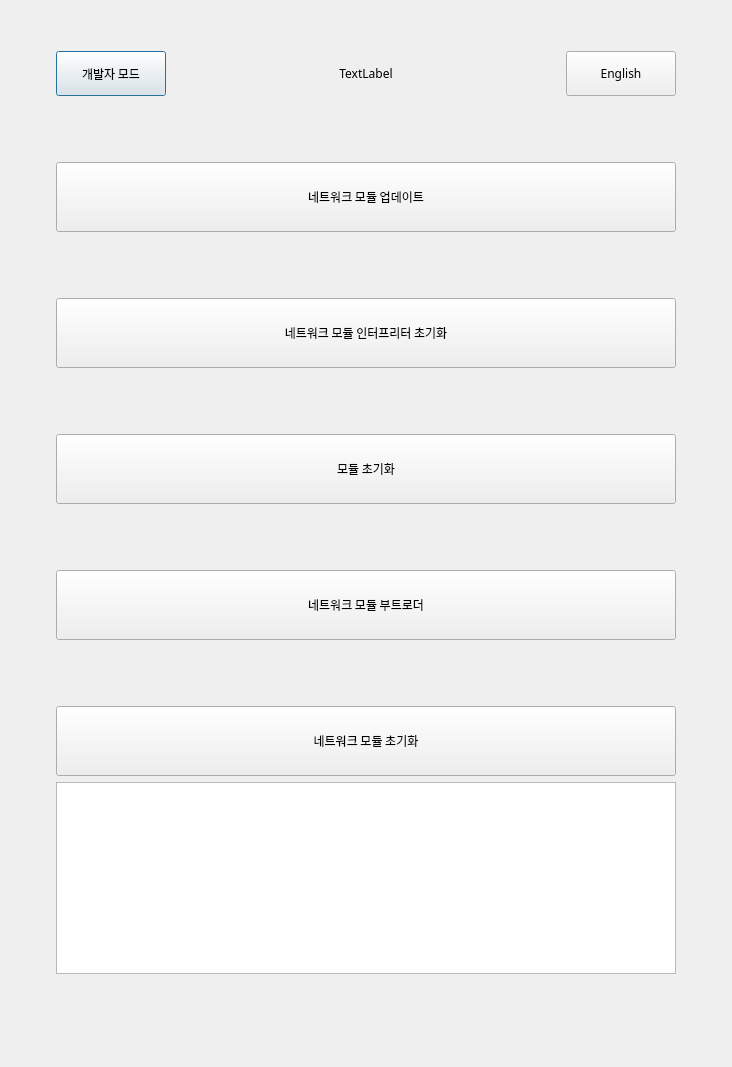
<?xml version="1.0" encoding="UTF-8"?>
<ui version="4.0">
 <class>MODI_FIRMWARE_UPDATER</class>
 <widget class="QDialog" name="MODI_FIRMWARE_UPDATER">
  <property name="geometry">
   <rect>
    <x>0</x>
    <y>0</y>
    <width>732</width>
    <height>1067</height>
   </rect>
  </property>
  <property name="sizePolicy">
   <sizepolicy hsizetype="MinimumExpanding" vsizetype="MinimumExpanding">
    <horstretch>0</horstretch>
    <verstretch>0</verstretch>
   </sizepolicy>
  </property>
  <property name="minimumSize">
   <size>
    <width>732</width>
    <height>783</height>
   </size>
  </property>
  <property name="maximumSize">
   <size>
    <width>744</width>
    <height>16777215</height>
   </size>
  </property>
  <property name="font">
   <font>
    <family>LuxHanSans</family>
   </font>
  </property>
  <property name="focusPolicy">
   <enum>Qt::StrongFocus</enum>
  </property>
  <property name="windowTitle">
   <string>Dialog</string>
  </property>
  <property name="autoFillBackground">
   <bool>false</bool>
  </property>
  <layout class="QGridLayout" name="gridLayout">
   <item row="1" column="2">
    <spacer name="horizontalSpacer_3">
     <property name="orientation">
      <enum>Qt::Horizontal</enum>
     </property>
     <property name="sizeType">
      <enum>QSizePolicy::MinimumExpanding</enum>
     </property>
     <property name="sizeHint" stdset="0">
      <size>
       <width>40</width>
       <height>20</height>
      </size>
     </property>
    </spacer>
   </item>
   <item row="0" column="1">
    <spacer name="verticalSpacer_4">
     <property name="orientation">
      <enum>Qt::Vertical</enum>
     </property>
     <property name="sizeType">
      <enum>QSizePolicy::Fixed</enum>
     </property>
     <property name="sizeHint" stdset="0">
      <size>
       <width>20</width>
       <height>40</height>
      </size>
     </property>
    </spacer>
   </item>
   <item row="1" column="1">
    <layout class="QVBoxLayout" name="verticalLayout">
     <property name="sizeConstraint">
      <enum>QLayout::SetMinimumSize</enum>
     </property>
     <item>
      <layout class="QHBoxLayout" name="horizontalLayout" stretch="0,0,0,0,0">
       <item>
        <widget class="QPushButton" name="devmode_button">
         <property name="sizePolicy">
          <sizepolicy hsizetype="Fixed" vsizetype="Fixed">
           <horstretch>0</horstretch>
           <verstretch>0</verstretch>
          </sizepolicy>
         </property>
         <property name="minimumSize">
          <size>
           <width>110</width>
           <height>45</height>
          </size>
         </property>
         <property name="font">
          <font>
           <family>LuxHanSans</family>
           <kerning>true</kerning>
          </font>
         </property>
         <property name="text">
          <string>개발자 모드</string>
         </property>
        </widget>
       </item>
       <item>
        <spacer name="horizontalSpacer_2">
         <property name="orientation">
          <enum>Qt::Horizontal</enum>
         </property>
         <property name="sizeType">
          <enum>QSizePolicy::MinimumExpanding</enum>
         </property>
         <property name="sizeHint" stdset="0">
          <size>
           <width>80</width>
           <height>20</height>
          </size>
         </property>
        </spacer>
       </item>
       <item>
        <widget class="QLabel" name="lux_logo">
         <property name="sizePolicy">
          <sizepolicy hsizetype="Fixed" vsizetype="Fixed">
           <horstretch>0</horstretch>
           <verstretch>0</verstretch>
          </sizepolicy>
         </property>
         <property name="autoFillBackground">
          <bool>true</bool>
         </property>
         <property name="text">
          <string>TextLabel</string>
         </property>
         <property name="alignment">
          <set>Qt::AlignCenter</set>
         </property>
        </widget>
       </item>
       <item>
        <spacer name="horizontalSpacer_6">
         <property name="orientation">
          <enum>Qt::Horizontal</enum>
         </property>
         <property name="sizeType">
          <enum>QSizePolicy::MinimumExpanding</enum>
         </property>
         <property name="sizeHint" stdset="0">
          <size>
           <width>80</width>
           <height>20</height>
          </size>
         </property>
        </spacer>
       </item>
       <item>
        <widget class="QPushButton" name="translate_button">
         <property name="sizePolicy">
          <sizepolicy hsizetype="Fixed" vsizetype="Fixed">
           <horstretch>0</horstretch>
           <verstretch>0</verstretch>
          </sizepolicy>
         </property>
         <property name="minimumSize">
          <size>
           <width>110</width>
           <height>45</height>
          </size>
         </property>
         <property name="maximumSize">
          <size>
           <width>16777215</width>
           <height>16777215</height>
          </size>
         </property>
         <property name="font">
          <font>
           <family>LuxHanSans</family>
           <kerning>true</kerning>
          </font>
         </property>
         <property name="focusPolicy">
          <enum>Qt::WheelFocus</enum>
         </property>
         <property name="toolTipDuration">
          <number>0</number>
         </property>
         <property name="text">
          <string>English</string>
         </property>
         <property name="iconSize">
          <size>
           <width>16</width>
           <height>16</height>
          </size>
         </property>
         <property name="autoDefault">
          <bool>true</bool>
         </property>
         <property name="default">
          <bool>false</bool>
         </property>
         <property name="flat">
          <bool>false</bool>
         </property>
        </widget>
       </item>
      </layout>
     </item>
     <item>
      <spacer name="verticalSpacer_3">
       <property name="orientation">
        <enum>Qt::Vertical</enum>
       </property>
       <property name="sizeType">
        <enum>QSizePolicy::Fixed</enum>
       </property>
       <property name="sizeHint" stdset="0">
        <size>
         <width>20</width>
         <height>60</height>
        </size>
       </property>
      </spacer>
     </item>
     <item>
      <widget class="QPushButton" name="update_network_esp32_button">
       <property name="sizePolicy">
        <sizepolicy hsizetype="Fixed" vsizetype="Fixed">
         <horstretch>0</horstretch>
         <verstretch>0</verstretch>
        </sizepolicy>
       </property>
       <property name="minimumSize">
        <size>
         <width>620</width>
         <height>70</height>
        </size>
       </property>
       <property name="maximumSize">
        <size>
         <width>620</width>
         <height>70</height>
        </size>
       </property>
       <property name="font">
        <font>
         <family>LuxHanSans</family>
         <kerning>true</kerning>
        </font>
       </property>
       <property name="focusPolicy">
        <enum>Qt::NoFocus</enum>
       </property>
       <property name="text">
        <string>네트워크 모듈 업데이트</string>
       </property>
       <property name="iconSize">
        <size>
         <width>64</width>
         <height>64</height>
        </size>
       </property>
       <property name="checkable">
        <bool>false</bool>
       </property>
       <property name="autoDefault">
        <bool>false</bool>
       </property>
      </widget>
     </item>
     <item>
      <spacer name="verticalSpacer_6">
       <property name="orientation">
        <enum>Qt::Vertical</enum>
       </property>
       <property name="sizeType">
        <enum>QSizePolicy::Fixed</enum>
       </property>
       <property name="sizeHint" stdset="0">
        <size>
         <width>20</width>
         <height>60</height>
        </size>
       </property>
      </spacer>
     </item>
     <item>
      <widget class="QPushButton" name="update_network_esp32_interpreter_button">
       <property name="sizePolicy">
        <sizepolicy hsizetype="Fixed" vsizetype="Fixed">
         <horstretch>0</horstretch>
         <verstretch>0</verstretch>
        </sizepolicy>
       </property>
       <property name="minimumSize">
        <size>
         <width>620</width>
         <height>70</height>
        </size>
       </property>
       <property name="maximumSize">
        <size>
         <width>620</width>
         <height>70</height>
        </size>
       </property>
       <property name="font">
        <font>
         <family>LuxHanSans</family>
         <kerning>true</kerning>
        </font>
       </property>
       <property name="focusPolicy">
        <enum>Qt::NoFocus</enum>
       </property>
       <property name="text">
        <string>네트워크 모듈 인터프리터 초기화</string>
       </property>
       <property name="iconSize">
        <size>
         <width>64</width>
         <height>64</height>
        </size>
       </property>
       <property name="checkable">
        <bool>false</bool>
       </property>
       <property name="autoDefault">
        <bool>false</bool>
       </property>
      </widget>
     </item>
     <item>
      <spacer name="verticalSpacer">
       <property name="orientation">
        <enum>Qt::Vertical</enum>
       </property>
       <property name="sizeType">
        <enum>QSizePolicy::Fixed</enum>
       </property>
       <property name="sizeHint" stdset="0">
        <size>
         <width>20</width>
         <height>60</height>
        </size>
       </property>
      </spacer>
     </item>
     <item>
      <widget class="QPushButton" name="update_modules_button">
       <property name="sizePolicy">
        <sizepolicy hsizetype="Fixed" vsizetype="Fixed">
         <horstretch>0</horstretch>
         <verstretch>0</verstretch>
        </sizepolicy>
       </property>
       <property name="minimumSize">
        <size>
         <width>620</width>
         <height>70</height>
        </size>
       </property>
       <property name="maximumSize">
        <size>
         <width>620</width>
         <height>70</height>
        </size>
       </property>
       <property name="font">
        <font>
         <family>LuxHanSans</family>
         <kerning>true</kerning>
        </font>
       </property>
       <property name="focusPolicy">
        <enum>Qt::NoFocus</enum>
       </property>
       <property name="text">
        <string>모듈 초기화</string>
       </property>
       <property name="iconSize">
        <size>
         <width>64</width>
         <height>64</height>
        </size>
       </property>
       <property name="autoDefault">
        <bool>false</bool>
       </property>
      </widget>
     </item>
     <item>
      <spacer name="verticalSpacer_2">
       <property name="orientation">
        <enum>Qt::Vertical</enum>
       </property>
       <property name="sizeType">
        <enum>QSizePolicy::Fixed</enum>
       </property>
       <property name="sizeHint" stdset="0">
        <size>
         <width>20</width>
         <height>60</height>
        </size>
       </property>
      </spacer>
     </item>
     <item>
      <widget class="QPushButton" name="update_network_bootloader_button">
       <property name="sizePolicy">
        <sizepolicy hsizetype="Fixed" vsizetype="Fixed">
         <horstretch>0</horstretch>
         <verstretch>0</verstretch>
        </sizepolicy>
       </property>
       <property name="minimumSize">
        <size>
         <width>620</width>
         <height>70</height>
        </size>
       </property>
       <property name="maximumSize">
        <size>
         <width>620</width>
         <height>70</height>
        </size>
       </property>
       <property name="font">
        <font>
         <family>LuxHanSans</family>
         <kerning>true</kerning>
        </font>
       </property>
       <property name="focusPolicy">
        <enum>Qt::NoFocus</enum>
       </property>
       <property name="text">
        <string>네트워크 모듈 부트로더</string>
       </property>
       <property name="iconSize">
        <size>
         <width>64</width>
         <height>64</height>
        </size>
       </property>
       <property name="autoDefault">
        <bool>false</bool>
       </property>
      </widget>
     </item>
     <item>
      <spacer name="verticalSpacer_7">
       <property name="orientation">
        <enum>Qt::Vertical</enum>
       </property>
       <property name="sizeType">
        <enum>QSizePolicy::Fixed</enum>
       </property>
       <property name="sizeHint" stdset="0">
        <size>
         <width>20</width>
         <height>60</height>
        </size>
       </property>
      </spacer>
     </item>
     <item>
      <widget class="QPushButton" name="update_network_button">
       <property name="sizePolicy">
        <sizepolicy hsizetype="Fixed" vsizetype="Fixed">
         <horstretch>0</horstretch>
         <verstretch>0</verstretch>
        </sizepolicy>
       </property>
       <property name="minimumSize">
        <size>
         <width>620</width>
         <height>70</height>
        </size>
       </property>
       <property name="maximumSize">
        <size>
         <width>620</width>
         <height>70</height>
        </size>
       </property>
       <property name="font">
        <font>
         <family>LuxHanSans</family>
         <kerning>true</kerning>
        </font>
       </property>
       <property name="focusPolicy">
        <enum>Qt::NoFocus</enum>
       </property>
       <property name="text">
        <string>네트워크 모듈 초기화</string>
       </property>
       <property name="iconSize">
        <size>
         <width>64</width>
         <height>64</height>
        </size>
       </property>
       <property name="autoDefault">
        <bool>false</bool>
       </property>
      </widget>
     </item>
    </layout>
   </item>
   <item row="1" column="0">
    <spacer name="horizontalSpacer">
     <property name="orientation">
      <enum>Qt::Horizontal</enum>
     </property>
     <property name="sizeType">
      <enum>QSizePolicy::MinimumExpanding</enum>
     </property>
     <property name="sizeHint" stdset="0">
      <size>
       <width>40</width>
       <height>20</height>
      </size>
     </property>
    </spacer>
   </item>
   <item row="4" column="0">
    <spacer name="horizontalSpacer_4">
     <property name="orientation">
      <enum>Qt::Horizontal</enum>
     </property>
     <property name="sizeType">
      <enum>QSizePolicy::MinimumExpanding</enum>
     </property>
     <property name="sizeHint" stdset="0">
      <size>
       <width>40</width>
       <height>20</height>
      </size>
     </property>
    </spacer>
   </item>
   <item row="4" column="1">
    <widget class="QTextBrowser" name="console">
     <property name="enabled">
      <bool>true</bool>
     </property>
     <property name="sizePolicy">
      <sizepolicy hsizetype="Expanding" vsizetype="Expanding">
       <horstretch>0</horstretch>
       <verstretch>0</verstretch>
      </sizepolicy>
     </property>
     <property name="minimumSize">
      <size>
       <width>550</width>
       <height>0</height>
      </size>
     </property>
     <property name="frameShape">
      <enum>QFrame::StyledPanel</enum>
     </property>
    </widget>
   </item>
   <item row="4" column="2">
    <spacer name="horizontalSpacer_5">
     <property name="orientation">
      <enum>Qt::Horizontal</enum>
     </property>
     <property name="sizeType">
      <enum>QSizePolicy::MinimumExpanding</enum>
     </property>
     <property name="sizeHint" stdset="0">
      <size>
       <width>40</width>
       <height>20</height>
      </size>
     </property>
    </spacer>
   </item>
   <item row="5" column="1">
    <spacer name="verticalSpacer_5">
     <property name="orientation">
      <enum>Qt::Vertical</enum>
     </property>
     <property name="sizeHint" stdset="0">
      <size>
       <width>20</width>
       <height>40</height>
      </size>
     </property>
    </spacer>
   </item>
  </layout>
 </widget>
 <resources/>
 <connections/>
 <slots>
  <slot>slot1()</slot>
  <slot>slot2()</slot>
  <slot>slot3()</slot>
 </slots>
</ui>
